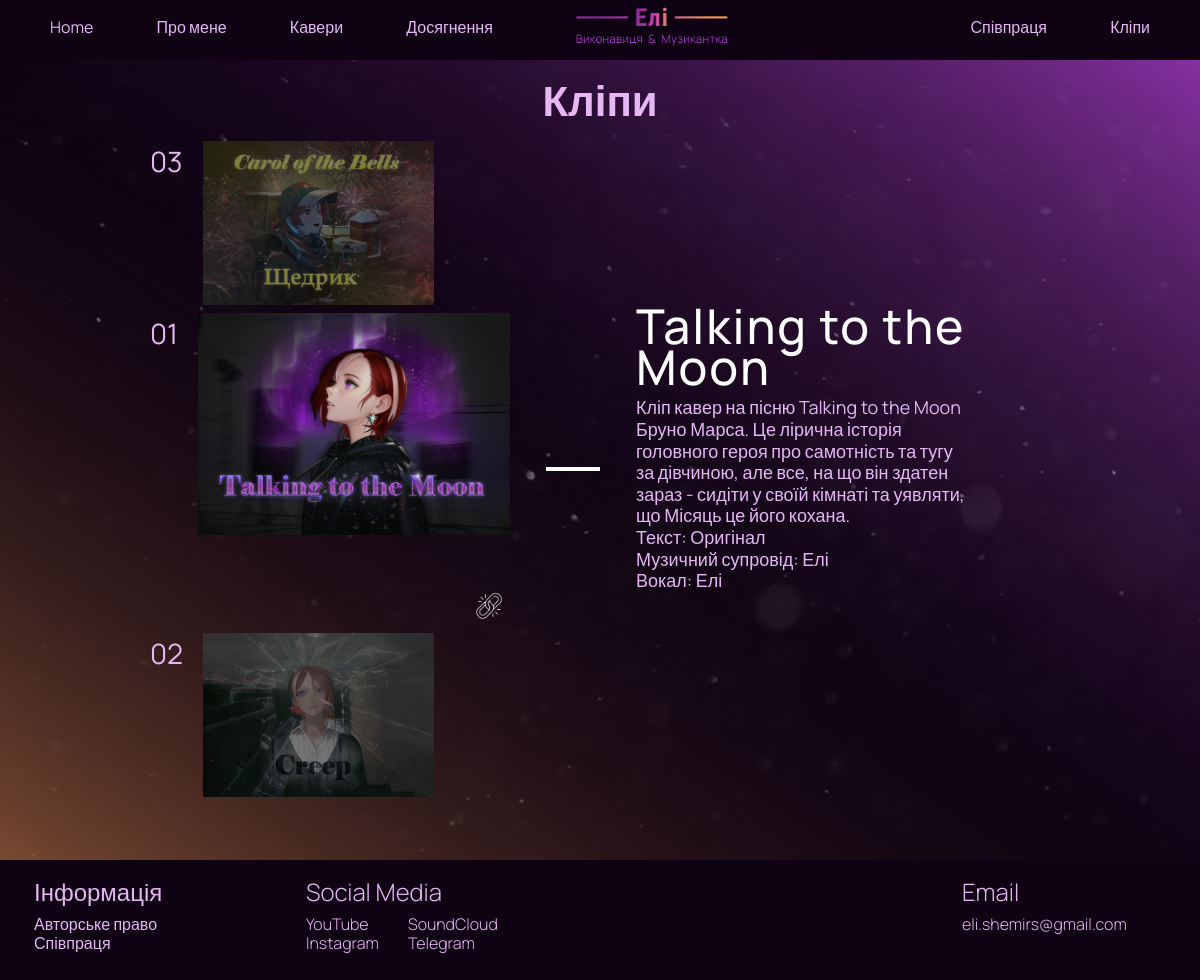
The page /video/ on the database its author committed.
### video/models.py (models this page shows, shortened)
class Video(models.Model):
    title = models.CharField('Назва', max_length=50)
    desc = models.TextField('Опис')
    text = models.CharField('Текст', max_length=50, default='Eli')
    music = models.CharField('Музичний супровід', max_length=50, default='Eli')
    vocal = models.CharField('Вокал', max_length=50, default='Eli')
    img = models.CharField('Превью', max_length=12)
    link = models.CharField('Посилання', max_length=250)

class Performer(models.Model):
    name = models.CharField('Ім\'я', max_length=50)
    cover = models.ManyToManyField(Cover, related_name="covers")

### video/views.py (the view)
# urls.py: path('', views.index, name='coop_home'),
def index(request):
    allVideos = Video.objects.all()
    allCovers = Cover.objects.all()
    allPerformers = Performer.objects.all()
    paginator = Paginator(allVideos, 1)
    page_number = request.GET.get('page')
    page_obj = paginator.get_page(page_number)
    return render(request, 'video/video.html', {'allVideos': allVideos, 'page_obj': page_obj, 'allCovers': allCovers, 'allPerformers': allPerformers})

### video/templates/video/video.html (shortened to what this page needs)
{% extends 'main/layout.html' %}
{% load static %}
{% block content %}
    <section class="video-section">
        <div class="video-page">
            <div class="video-title">
                <h2>Кліпи</h2>
            </div>
            <div class="video-content" id="transition-content">
                <div class="videos">
                    {% if page_obj.has_other_pages %}
                    {% if page_obj.has_previous %}
                        {% for video in allVideos %}
                        {% if video.id == page_obj.previous_page_number %}
                        <div class="video" id="{{video.img}}">
                            <div class="n01"><p>0{{video.id}}</p></div>
                            <a href="?page={{page_obj.previous_page_number}}">
                                <img src="{% static 'main/images/' %}{{video.img}}.png">
                            </a>
                        </div>
                        {% endif %}
                        {% endfor %}
                    {% else %}
                        {% for video in allVideos %}
                        {% if video.id == page_obj.paginator.num_pages %}
                        <div class="video" id="{{video.img}}">
                            <div class="n01"><p>0{{video.id}}</p></div>
                            <a href="?page={{page_obj.paginator.num_pages}}">
                                <img src="{% static 'main/images/' %}{{video.img}}.png">
                            </a>
                        </div>
                        {% endif %}
                        {% endfor %}
                    {% endif %}
                    {% for video in allVideos %}
                    {% if video.id == page_obj.number %}
                    <div class="video-main" id="{{video.img}}">
                        <div class="n01"><p>0{{video.id}}</p></div>
                        <div class="preview-main">
                            <img src="{% static 'main/images/' %}{{video.img}}.png">
                            <a class="iconImg" href="{{video.link}}">
                                <img src="{% static 'main/images/link_icon.png' %}">
                            </a>
                        </div>
                    </div>
                    {% endif %}
                    {% endfor %}
                    {% if page_obj.has_next %}
                        {% for video in allVideos %}
                        {% if video.id == page_obj.next_page_number %}
                        <div class="video" id="{{video.img}}">
                            <div class="n01"><p>0{{video.id}}</p></div>
                            <a href="?page={{ page_obj.next_page_number }}">
                                <img src="{% static 'main/images/' %}{{video.img}}.png">
                            </a>
                        </div>
                        {% endif %}
                        {% endfor %}
                    {% endif %}
                    {% endif %}
                </div>
                <div class="content-separetor">
                    <div></div>
                </div>
                <div class="video-description">
                    <div id="description">
                        {% for video in allVideos %}
                            {% if video.id == page_obj.number %}
                                <h2>{{ video.title }}</h2>
                                <p>{{ video.desc }}<br>
                                Текст: {{ video.text }}<br>
                                Музичний супровід:
                                {% for cover in allCovers%}
                                    {% if cover.title == video.title %}
                                        {% for author in cover.covers.all %}
                                            {% if cover.covers.count == 1 %}
                                                {{ author.name }}
                                            {% elif cover.covers.count > 1 %}
                                                {% if author.id == cover.covers.count %}
                                                    {{ author.name }}
                                                {% elif author.id != cover.covers.count %}
                                                    {{ author.name }},
                                                {% endif %}
                                            {% endif %}
                                        {% endfor %}
                                    {% endif %}
                                {% endfor %}
                                <br>
                                Вокал: {{ video.vocal }}</p>
                            {% endif %}
                        {% endfor %}
                    </div>
                </div>
            </div>
        </div>
    </section>
{% endblock %}

### main/static/main/css/style_phone.css (style rules this page uses)
html { scroll-behavior: smooth; }
body { margin: 0px; font-family: 'Manrope', sans-serif; font-style: normal; font-weight: 400; font-size: 28px; line-height: 147.02%; color: #E5B8F4; background: #0F0213; overflow-y: scroll; -ms-overflow-style: none; scrollbar-width: none; }
*, *::before, *::after { box-sizing: border-box; }
h1, h2, h3, h4, h5, h6 { margin: 0; }
section { display: block; width: 100%; height: 100vh; }
.video-section { width: 100%; height: 100vh; -webkit-transition: all 1s ease-in-out ; -moz-transition: all 1s ease-in-out ; -o-transition: all 1s ease-in-out ; transition: all 1s ease-in-out ; }
.video-page { position: relative; width: 100%; height: 100vh; background:url(../images/landBackIntro.png) center no-repeat; background-size: cover; padding: 0 30px 0px 30px; }
.video-title { position: relative; display: inline-block; top: 10px; width: 100%; text-align: center; margin: 10px 0px; }
.video-content { position: relative; display: flex; justify-content: space-between; align-items: center; flex-direction: column; top: 10px; width: auto; height: 88%; overflow-x: scroll; overflow-y: hidden; scroll-snap-type: x mandatory; flex: 1; padding: 0px 0px; opacity: 1; -webkit-transition: all 1s ease-in-out ; -moz-transition: all 1s ease-in-out ; -o-transition: all 1s ease-in-out ; transition: all 1s ease-in-out ; }
.videos { position: relative; right: -30%; height: 50%; display: flex; flex-direction: row; min-height: min-content; }
.video { width: 120px; display: flex; flex-direction: column; justify-content: center; align-items: left; text-decoration: none; color: #E5B8F4; cursor: pointer; }
.video p { position: relative; display: inline; margin: 0; transform: translate(0, -100%); }
.video img { max-width: 100%; max-height: 100%; filter: brightness(50%); }
.video-main { position: relative; height: 100%; width: 50%; display: flex; flex-direction: column; justify-content: center; align-items: left; z-index: 1; }
.n01 { width: 100%; text-align: left; }
.n01 p { margin: 0; }
.video-main p { display: inline; margin: 0; }
.preview-main { position: relative; width: 250px; }
.preview-main img { max-width: 100%; max-height: 100%; }
.iconImg { position: absolute; width: 16%; bottom: 0; right: 0; padding: 6px 0; }
.iconImg img { position: relative; top: 12px; margin-left: 14px; max-width: 60%; max-height: 60%; }
.content-separetor { display: none; height: 100%; width: 5%; }
.content-separetor div { position: relative; top: 38%; left: 0%; transform: translate(0%, -50%); width: 100%; height: 4px; background: #FFFFFF; }
.video-description { position: relative; height: 50%; width: 100%; opacity: 1; padding-left: 40px; left: 30%; }
.video-description div { position: relative; width: 100%; height: 50%; opacity: 1; }
.video-description h2 { font-family: 'Manrope'; color: #FFFFFF; font-size: 24px; font-weight: 500; margin-bottom: 10px; letter-spacing: 0.04em; opacity: 1; }
.video-description p { max-width: 80%; font-size: 14px; line-height: 1.2; margin: 0; }

### rows shown on the page
Video: id "3", img (picture)
Video: id "1", img (picture), title "Talking to the Moon", desc "Кліп кавер на пісню Talking to the Moon Бруно Марса. Це лірична історія головного героя про самотність та тугу за дівчиною, але все, на що він здатен зараз - сидіти у своїй кімнаті та уявляти, що Місяць це його кохана.", text "Оригінал", vocal "Елі"
Video: id "2", img (picture)
Performer: name "Елі"
